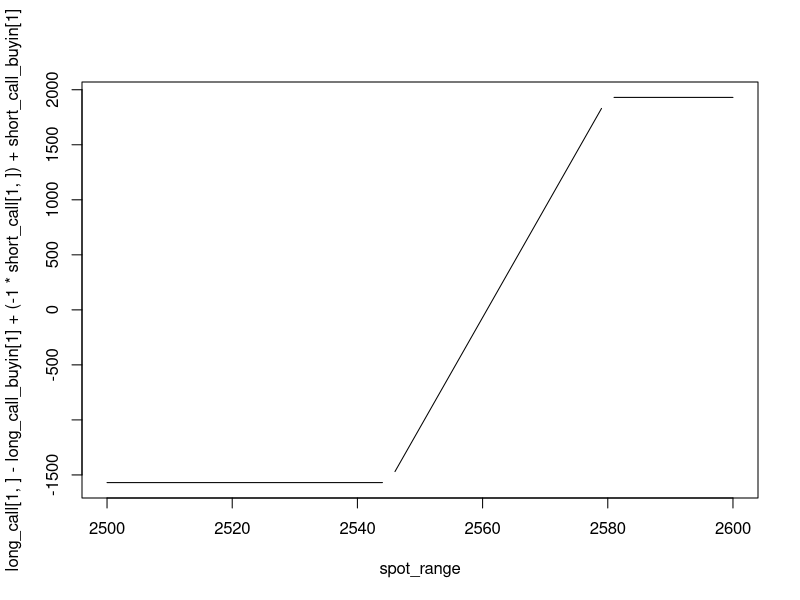

Recreate this plot in R. (Note: this script raises an error after producing the figure.)
# Search for stocks
# https://finviz.com/screener.ashx?v=111&f=cap_mid

black_scholes <- function(S, k, Tm, r, sigma){
  values <- c(1)
  d1 <- (log(S/k) + (r+(sigma^2)/2)*(Tm))/(sigma*sqrt(Tm))
  d2 <- (log(S/k) + (r-(sigma^2)/2)*(Tm))/(sigma*sqrt(Tm))
  
  values[1] <- S*pnorm(d1) - k*exp(-r*Tm)*pnorm(d2)
  values[2] <- k*exp(-r*Tm)*pnorm(-d2)- S*pnorm(-d1)

  values
}

spot <- seq(0,300)
call_sp <- sapply(spot,function(x) {
    black_scholes(x,250,1,.03,0.15)})

vol <- seq(0,1,0.01)
call_vol <- sapply(vol,function(x) {
    black_scholes(2540.21,2525, 18/365,0.01,x)})


int <- seq(0,1,0.01)
call_int <- sapply(int,function(x) {
    black_scholes(2540.21,2525, 19/365,x,0.604)})


black_scholes(2540.21,2525, 18/365,0.01,0.64)
black_scholes(2540.21,2545, 18/365,0.01,0.63)

#Calculate Bull Call Price Spread

# Parameters
spot_range <-seq(2500,2600,1)
long_strike <- 2545
short_strike <- 2580
multiplicator <- 100
spot <- 2540.21

long_call <- sapply(spot_range,function(x) {
    black_scholes(x,long_strike, 0/365,0.01,0.64)}) * multiplicator

short_call <- sapply(spot_range,function(x) {
    black_scholes(x,short_strike, 0/365,0.01,0.64)}) * multiplicator

long_call_buyin <- black_scholes(spot,long_strike, 18/365,0.01,0.64) * multiplicator
short_call_buyin <- black_scholes(spot,short_strike, 18/365,0.01,0.64) * multiplicator

price <- long_call_buyin - short_call_buyin

plot(spot_range,long_call[1,]
     -long_call_buyin[1] +
     (-1*short_call[1,])+
     short_call_buyin[1], type="l")

plot(spot,call_sp[1,])

plot(int,call_int[1,])

plot(vol,call_vol[1,])

